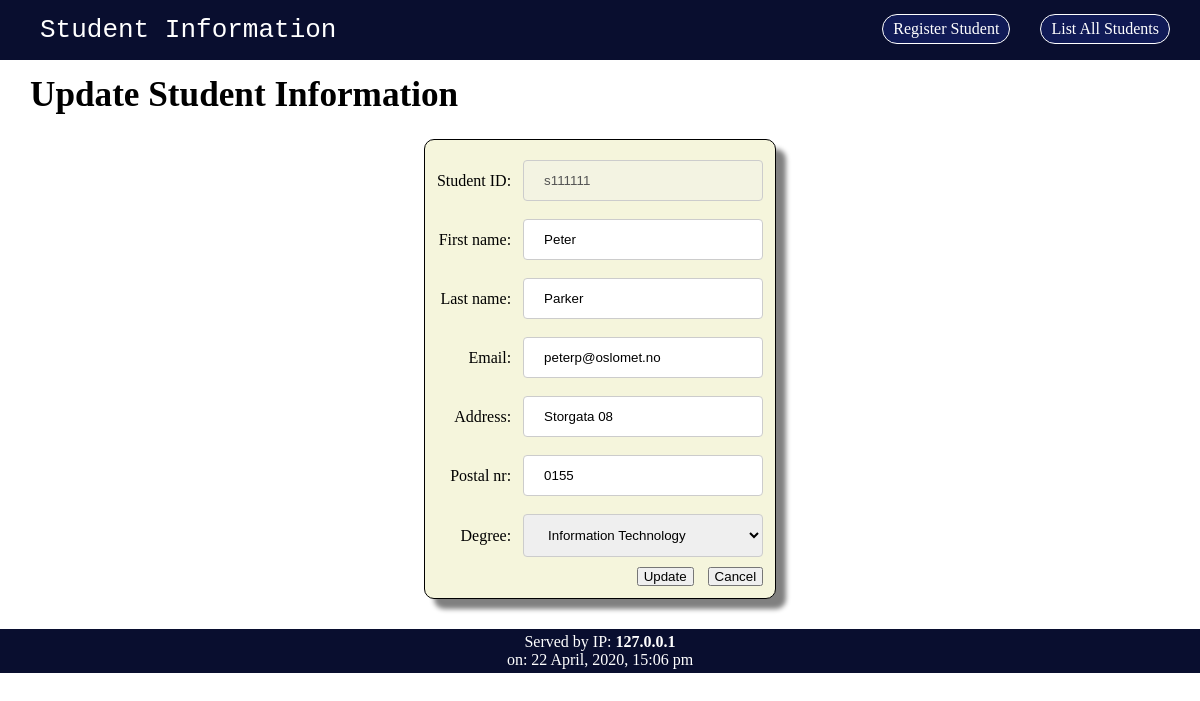
The page /update.php?studNr=s111111 on the database its author committed.
### tables this page shows
CREATE TABLE `students` (
  `studentID` char(7) NOT NULL,
  `firstName` varchar(45) NOT NULL,
  `lastName` varchar(75) NOT NULL,
  `email` varchar(140) NOT NULL,
  `address` varchar(250) NOT NULL,
  `postalNr` char(4) NOT NULL,
  `degree` varchar(45) NOT NULL
);

### update.php (the view, shortened to what this page needs)
<?php
include 'include/dbconnection.php';
$dbconn = establishDBConnection($host, $user, $passwd, $db);
?>
<!DOCTYPE html>
<html>
<head>
    <link rel="stylesheet" type="text/css" href="stylesheet.css">
</head>
<body>
    <nav class="navigation">
        <ul>
            <a href="index.php">
                <li class="logo">Student Information</li>
            </a>
            <a href="index.php" class="active">
                <li class="link">List All Students</li>
            </a>
            <a href="create.php">
                <li class="link">Register Student</li>
            </a>
        </ul>
    </nav>
    <h1 class="title">Update Student Information</h1>
    <?php
        if(isset($_GET["studNr"])) {
            try {
                $studentID = mysqli_real_escape_string($dbconn, $_GET["studNr"]);
                $sql = "SELECT studentID FROM students WHERE studentID = '".$studentID."';";
                $dbconn->query($sql);
            } catch (mysqli_sql_exception $e) {
                echo dangerBox("There was an error communicating with the database. Please try again later!");
                include 'include/footer.php';
                echo '</body>';
                echo '</html>';
                die();
            }
        } else {
            echo warningBox("No student given. </br>Please go to the <a href='index.php'>homepage</a> and select student you want to change.");
            include 'include/footer.php';
            echo '</body>';
            echo '</html>';
            die();
        }
    if (!isset($_POST["update"])) {
        try {
            $sql = "SELECT * FROM students WHERE studentID ='".$studentID."';";
            $result = $dbconn->query($sql);
            if($dbconn->affected_rows === 1) {
                $row = $result->fetch_assoc();
                $firstName = $row['firstName'];
                $lastName = $row['lastName'];
                $email = $row['email'];
                $address = $row['address'];
                $postalNr = $row['postalNr'];
                $degree = $row['degree'];
            } else {
                echo dangerBox("No student with student nr ".$_GET["studNr"]." found.");
                include 'include/footer.php';
                echo '</body>';
                echo '</html>';
                die();
            }
        } catch (mysqli_sql_exception $e) {
            echo dangerBox("There was an error communicating with the database. Please try again later!");
            include 'include/footer.php';
            echo '</body>';
            echo '</html>';
            die();
        }
    }
    try{
        $sql =  "SELECT * FROM degree;";
        $result = $dbconn->query($sql);
        $allDegrees = array();
        while($row = $result->fetch_assoc()) {
            array_push($allDegrees, $row["degree"]);
        }
    } catch (mysqli_sql_exception $e) {
        echo dangerBox("There was an error communicating with the database. Please try again later!");
        include 'include/footer.php';
        echo '</body>';
        echo '</html>';
        die();
    }
    ?>
    <form action="" method="post" class="form">
        <table class="formtable">
            <tr>
                <td>Student ID:</td>
                <td><input type='text' name='studentID' value='<?php echo $studentID?>' disabled/></td>
            </tr>
            <tr>
                <td>First name:</td>
                <td><input type='text' name='firstName' value='<?php echo $firstName?>' maxlength='25' /></td>
            </tr>
            <tr>
                <td>Last name:</td>
                <td><input type='text' name='lastName' value='<?php echo $lastName?>' maxlength='25' /></td>
            </tr>
            <tr>
                <td>Email:</td>
                <td><input type='text' name='email' value='<?php echo $email?>' maxlength='140' /></td>
            </tr>
            <tr>
                <td>Address:</td>
                <td><input type='text' name='address' value='<?php echo $address?>' maxlength='50' /></td>
            </tr>
            <tr>
                <td>Postal nr:</td>
                <td><input type='text' name='postalNr' value='<?php echo $postalNr?>' maxlength='4' /></td>
            </tr>
            <tr>
                <td>Degree:</td>
                <td><select name='degree'>
                    <?php
                        foreach($allDegrees as $d) {
                            if($d === $degree) {
                                echo '<option value="'.$d.'" selected="selected">'.$d.'</option>';
                            } else {
                                echo '<option value="'.$d.'">'.$d.'</option>';
                            }
                        }
                    ?>
                </select></td>
            </tr>
            <tr>
                <td>
                </td>
                <td class="buttons">
                    <input type='submit' name='update' value='Update' />
                    <input type='submit' formaction="index.php" value='Cancel' />
                </td>
            </tr>
        </table>
    </form>
</body>
<?php include 'include/footer.php';  ?>
</html>

### stylesheet.css (style rules this page uses)
body { background-color: #FFFFFF; }
* { padding: 0; margin: 0; }
.navigation { background-color: #090E2F; width: auto; text-decoration: none; color: white; }
.navigation ul::after { content: ""; clear: both; display: table; }
.navigation a { text-decoration: inherit; color: inherit; width: 100%; }
.navigation li { list-style-type: none; display: inline-block; padding: 10px; padding-bottom: 5px; padding-top: 5px; }
.link { margin-top: 14px; margin-bottom: 14px; border: 1px solid white; border-radius: 50px; background-color: #101a56; margin-right: 30px; float: right; }
.logo { float: left; margin-right: 5%; margin-left: 30px; font-size: 2em; font-family: monospace; margin-bottom: 10px; margin-top: 10px; }
.title { padding: 15px 30px 14px 30px; font-size: 2.2em; text-align: left; }
.form { margin: 10px 30px 30px 30px; }
.formtable { margin-left: auto; margin-right: auto; border: 1px solid black; border-radius: 10px; padding: 10px; background-color: beige; box-shadow: 10px 10px 5px gray; }
.form td:nth-child(1) { text-align: right; padding-right: 10px; }
input[type=text], select { width: 100%; padding: 12px 20px; margin: 8px 0; display: inline-block; border: 1px solid #ccc; border-radius: 4px; box-sizing: border-box; }
.buttons { float: right; }
.buttons * { margin: 0px 0px 0px 10px; padding: 0px 5px 0px 5px; }

### rows shown on the page
students: firstName "Peter", lastName "Parker", email "peterp@oslomet.no", address "Storgata 08", postalNr "0155", degree "Information Technology"

### other values the page prints
$ip "127.0.0.1"
